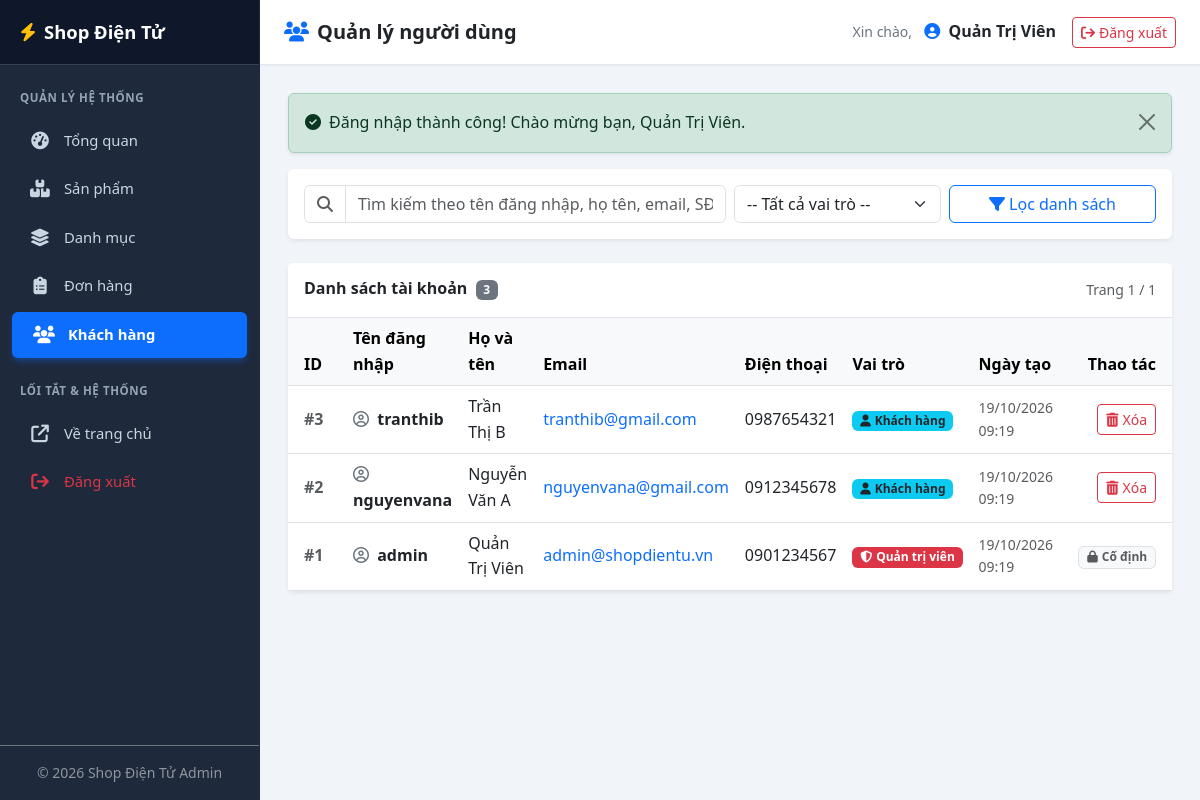
/users.php (signed in), run on the app's committed database.
### tables this page shows
CREATE TABLE `users` (
    `id` INT AUTO_INCREMENT PRIMARY KEY,
    `username` VARCHAR(50) NOT NULL UNIQUE,
    `password` VARCHAR(255) NOT NULL,
    `fullname` VARCHAR(100) NOT NULL,
    `email` VARCHAR(100) NOT NULL UNIQUE,
    `phone` VARCHAR(20) DEFAULT NULL,
    `address` VARCHAR(255) DEFAULT NULL,
    `role` ENUM('admin', 'customer') NOT NULL DEFAULT 'customer',
    `created_at` TIMESTAMP DEFAULT CURRENT_TIMESTAMP,
    INDEX `idx_users_role` (`role`),
    INDEX `idx_users_email` (`email`)
);

### functions.php (called while the page is built, shortened)
<?php
function flash(string $key, string $message = ''): ?string {
    if (isset($_SESSION['flash'][$key])) {
        $msg = $_SESSION['flash'][$key];
        return $msg;
    }
    return null;
}

### users.php (the view, shortened to what this page needs)
<?php
require_once __DIR__ . '/../config/database.php';
require_once __DIR__ . '/../includes/functions.php';
$page_title = 'Quản lý người dùng';
$search = isset($_GET['search']) ? trim($_GET['search']) : '';
$page = isset($_GET['page']) ? max(1, intval($_GET['page'])) : 1;
$limit = 10;
$offset = ($page - 1) * $limit;
$where_clauses = [];
$params = [];
$types = '';
$where_sql = !empty($where_clauses) ? 'WHERE ' . implode(' AND ', $where_clauses) : '';
$count_sql = "SELECT COUNT(*) AS total FROM users $where_sql";
$total_users = 0;
if (!empty($params)) {
    $stmt_count = $conn->prepare($count_sql);
    $stmt_count->bind_param($types, ...$params);
    $stmt_count->execute();
    $res_count = $stmt_count->get_result();
    $total_users = $res_count->fetch_assoc()['total'] ?? 0;
    $stmt_count->close();
} else {
    $res_count = $conn->query($count_sql);
    $total_users = $res_count->fetch_assoc()['total'] ?? 0;
}
$total_pages = ceil($total_users / $limit);
$query = "SELECT id, username, fullname, email, phone, address, role, created_at
          FROM users
          $where_sql
          ORDER BY id DESC
          LIMIT ? OFFSET ?";
$list_params = $params;
$list_params[] = $limit;
$list_params[] = $offset;
$list_types = $types . 'ii';
$stmt = $conn->prepare($query);
$stmt->bind_param($list_types, ...$list_params);
$stmt->execute();
$users_result = $stmt->get_result();
$users = [];
while ($row = $users_result->fetch_assoc()) {
    $users[] = $row;
}
?>
<!DOCTYPE html>
<html lang="vi">
<head>
    <link href="https://cdn.jsdelivr.net/npm/bootstrap@5.3.0/dist/css/bootstrap.min.css" rel="stylesheet">
    <link rel="stylesheet" href="https://cdnjs.cloudflare.com/ajax/libs/font-awesome/6.4.0/css/all.min.css">
    <link rel="stylesheet" href="../assets/css/style.css">
</head>
<body>
<div class="admin-wrapper">
    <aside class="admin-sidebar">
        <a href="index.php" class="sidebar-brand">
            <i class="fa-solid fa-bolt text-warning me-2"></i>
            <span>Shop Điện Tử</span>
        </a>
        <ul class="sidebar-nav">
            <li class="nav-header">Quản lý hệ thống</li>
            <li class="nav-item">
                <a href="index.php" class="nav-link">
                    <i class="fa-solid fa-gauge-high"></i>
                    <span>Tổng quan</span>
                </a>
            </li>
            <li class="nav-item">
                <a href="products.php" class="nav-link">
                    <i class="fa-solid fa-boxes-stacked"></i>
                    <span>Sản phẩm</span>
                </a>
            </li>
            <li class="nav-item">
                <a href="categories.php" class="nav-link">
                    <i class="fa-solid fa-layer-group"></i>
                    <span>Danh mục</span>
                </a>
            </li>
            <li class="nav-item">
                <a href="orders.php" class="nav-link">
                    <i class="fa-solid fa-clipboard-list"></i>
                    <span>Đơn hàng</span>
                </a>
            </li>
            <li class="nav-item">
                <a href="users.php" class="nav-link active">
                    <i class="fa-solid fa-users"></i>
                    <span>Khách hàng</span>
                </a>
            </li>
            <li class="nav-header mt-3">Lối tắt & Hệ thống</li>
            <li class="nav-item">
                <a href="../index.php" class="nav-link" target="_blank">
                    <i class="fa-solid fa-arrow-up-right-from-square"></i>
                    <span>Về trang chủ</span>
                </a>
            </li>
            <li class="nav-item">
                <a href="../pages/logout.php" class="nav-link text-danger">
                    <i class="fa-solid fa-arrow-right-from-bracket"></i>
                    <span>Đăng xuất</span>
                </a>
            </li>
        </ul>
        <div class="p-3 border-top border-secondary text-white-50 text-center small">
            &copy; <?= date('Y') ?> Shop Điện Tử Admin
        </div>
    </aside>
    <div class="admin-main">
        <header class="admin-topbar">
            <div class="d-flex align-items-center">
                <h5 class="m-0 text-dark fw-bold"><i class="fa-solid fa-users me-2 text-primary"></i><?= htmlspecialchars($page_title) ?></h5>
            </div>
            <div class="d-flex align-items-center">
                <div class="dropdown me-3">
                    <span class="text-secondary small me-2">Xin chào,</span>
                    <strong class="text-dark">
                        <i class="fa-solid fa-circle-user text-primary me-1"></i>
                        <?= htmlspecialchars($_SESSION['fullname'] ?? $_SESSION['username'] ?? 'Admin') ?>
                    </strong>
                </div>
                <a href="../pages/logout.php" class="btn btn-outline-danger btn-sm" onclick="return confirm('Bạn có chắc chắn muốn đăng xuất?')">
                    <i class="fa-solid fa-arrow-right-from-bracket me-1"></i>Đăng xuất
                </a>
            </div>
        </header>
        <main class="admin-content">
            <?php
            $flash_success = function_exists('flash') ? flash('success') : ($_SESSION['success'] ?? '');
            ?>
            <?php if (!empty($flash_success)): ?>
                <div class="alert alert-success alert-dismissible fade show shadow-sm" role="alert">
                    <i class="fa-solid fa-circle-check me-2"></i><?= htmlspecialchars($flash_success) ?>
                    <button type="button" class="btn-close" data-bs-dismiss="alert"></button>
                </div>
            <?php endif; ?>
            <div class="card border-0 shadow-sm mb-4">
                <div class="card-body">
                    <form method="GET" action="users.php" class="row g-2 align-items-center">
                        <div class="col-12 col-md-6">
                            <div class="input-group">
                                <span class="input-group-text bg-white"><i class="fa-solid fa-magnifying-glass text-muted"></i></span>
                                <input type="text" name="search" class="form-control" placeholder="Tìm kiếm theo tên đăng nhập, họ tên, email, SĐT..." value="<?= htmlspecialchars($search) ?>">
                            </div>
                        </div>
                        <div class="col-12 col-sm-6 col-md-3">
                            <select name="role" class="form-select">
                                <option value="">-- Tất cả vai trò --</option>
                            </select>
                        </div>
                        <div class="col-12 col-sm-6 col-md-3 d-flex gap-1">
                            <button type="submit" class="btn btn-outline-primary w-100">
                                <i class="fa-solid fa-filter me-1"></i>Lọc danh sách
                            </button>
                        </div>
                    </form>
                </div>
            </div>
            <div class="card border-0 shadow-sm">
                <div class="card-header bg-white py-3 d-flex justify-content-between align-items-center border-bottom">
                    <h6 class="m-0 fw-bold text-dark">
                        Danh sách tài khoản <span class="badge bg-secondary ms-1"><?= number_format($total_users) ?></span>
                    </h6>
                    <small class="text-muted">Trang <?= $page ?> / <?= max(1, $total_pages) ?></small>
                </div>
                <div class="card-body p-0">
                    <div class="table-responsive">
                        <table class="table table-hover align-middle mb-0">
                            <thead class="table-light">
                                <tr>
                                    <th class="ps-3" style="width: 70px;">ID</th>
                                    <th>Tên đăng nhập</th>
                                    <th>Họ và tên</th>
                                    <th>Email</th>
                                    <th>Điện thoại</th>
                                    <th>Vai trò</th>
                                    <th>Ngày tạo</th>
                                    <th class="text-end pe-3" style="width: 120px;">Thao tác</th>
                                </tr>
                            </thead>
                            <tbody>
                                <?php if (empty($users)): ?>
                                    <tr>
                                        <td colspan="8" class="text-center py-5 text-muted">
                                            <i class="fa-solid fa-user-slash fa-3x mb-3 text-secondary d-block"></i>
                                            Không tìm thấy người dùng nào phù hợp.
                                        </td>
                                    </tr>
                                <?php else: ?>
                                    <?php foreach ($users as $u): ?>
                                        <tr>
                                            <td class="ps-3 fw-bold text-muted">#<?= $u['id'] ?></td>
                                            <td>
                                                <strong class="text-dark">
                                                    <i class="fa-regular fa-circle-user text-secondary me-1"></i>
                                                    <?= htmlspecialchars($u['username']) ?>
                                                </strong>
                                            </td>
                                            <td><?= htmlspecialchars($u['fullname'] ?: '---') ?></td>
                                            <td>
                                                <?= !empty($u['email']) ? '<a href="mailto:' . htmlspecialchars($u['email']) . '" class="text-decoration-none">' . htmlspecialchars($u['email']) . '</a>' : '<span class="text-muted">---</span>' ?>
                                            </td>
                                            <td><?= htmlspecialchars($u['phone'] ?: '---') ?></td>
                                            <td>
                                                <?php if ($u['role'] === 'admin'): ?>
                                                    <span class="badge bg-danger">
                                                        <i class="fa-solid fa-shield-halved me-1"></i>Quản trị viên
                                                    </span>
                                                <?php else: ?>
                                                    <span class="badge bg-info text-dark">
                                                        <i class="fa-solid fa-user me-1"></i>Khách hàng
                                                    </span>
                                                <?php endif; ?>
                                            </td>
                                            <td class="text-muted small">
                                                <?= !empty($u['created_at']) ? date('d/m/Y H:i', strtotime($u['created_at'])) : '---' ?>
                                            </td>
                                            <td class="text-end pe-3">
                                                <?php if ($u['role'] === 'admin'): ?>
                                                    <span class="badge bg-light text-muted border" title="Không thể xóa Quản trị viên">
                                                        <i class="fa-solid fa-lock me-1"></i>Cố định
                                                    </span>
                                                <?php else: ?>
                                                    <a href="users.php?action=delete&id=<?= $u['id'] ?>" class="btn btn-sm btn-outline-danger" title="Xóa tài khoản khách hàng" onclick="return confirm('Bạn có chắc chắn muốn xóa tài khoản \'<?= htmlspecialchars(addslashes($u['username'])) ?>\'?');">
                                                        <i class="fa-solid fa-trash-can me-1"></i>Xóa
                                                    </a>
                                                <?php endif; ?>
                                            </td>
                                        </tr>
                                    <?php endforeach; ?>
                                <?php endif; ?>
                            </tbody>
                        </table>
                    </div>
                </div>
            </div>
        </main>
    </div>
</div>
</body>
</html>

### data on the page
users: id "3", username "tranthib", fullname "Trần Thị B", email "tranthib@gmail.com", phone "0987654321", role "customer" (drawn), created_at "19/10/2026 09:19"
users: id "2", username "nguyenvana", fullname "Nguyễn Văn A", email "nguyenvana@gmail.com", phone "0912345678", role "customer" (drawn), created_at "19/10/2026 09:19"
users: id "1", username "admin", fullname "Quản Trị Viên", email "admin@shopdientu.vn", phone "0901234567", role "admin" (drawn), created_at "19/10/2026 09:19"

### other printed values
$page_title "Quản lý người dùng"
$_SESSION['fullname'] "Quản Trị Viên"
$flash_success "Đăng nhập thành công! Chào mừng bạn, Quản Trị Viên."
$total_users "3"
$page "1"
max(1, $total_pages) "1"
